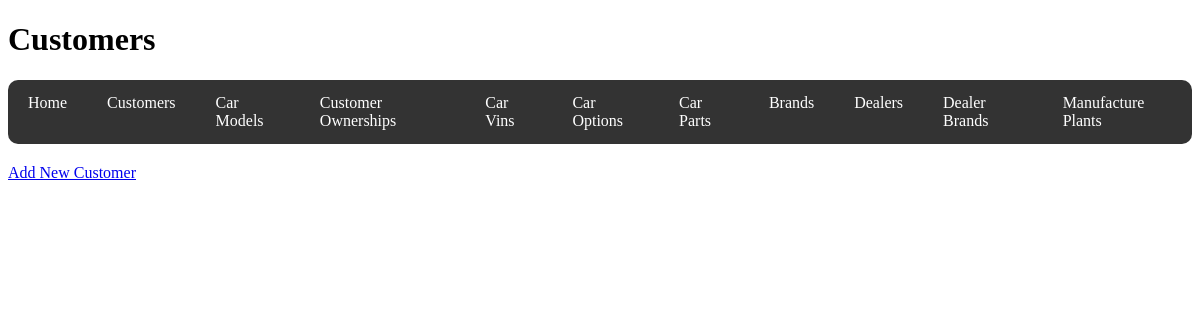
The page /customers on the database as committed earlier.
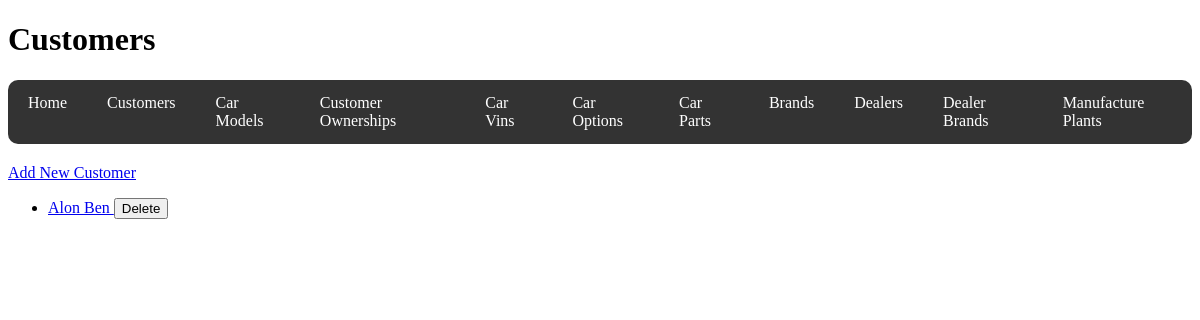
The same page on the database as committed later.
### code/models.py (models this page shows)
class Customer(db.Model):
    __tablename__ = "Customers"
    customer_id = db.Column(db.Integer, primary_key=True)
    first_name = db.Column(db.String(50))
    last_name = db.Column(db.String(50))
    gender = db.Column(db.String(6))
    household_income = db.Column(db.Integer)
    birthdate = db.Column(db.Date)
    phone_number = db.Column(db.String(10))
    email = db.Column(db.String(128))
    ownerships = db.relationship(
        "CustomerOwnership", back_populates="customer", cascade="all, delete-orphan"
    )

### code/routes/customers.py (the view, shortened to what this page needs)
@customers_bp.route("/customers", methods=["GET", "POST"])
def customers():
    customers = Customer.query.all()
    return render_template("customers.html", customers=customers)

### code/templates/customers.html
{% extends 'base.html' %} {% block title %}Customers{% endblock %} {% block
header %}
<h1>Customers</h1>
{% endblock %} {% block content %}
<a href="{{ url_for('customers.new_customer') }}">Add New Customer</a>
<ul>
  {% for customer in customers %}
  <li>
    <a
      href="{{ url_for('customers.view_customer', customer_id=customer.customer_id) }}"
    >
      {{ customer.first_name }} {{ customer.last_name }}
    </a>
    <form
      action="{{ url_for('customers.delete_customer', customer_id=customer.customer_id) }}"
      method="POST"
      style="display: inline"
    >
      <button type="submit">Delete</button>
    </form>
  </li>
  {% endfor %}
</ul>
{% endblock %}

### code/templates/base.html (shortened to what this page needs)
<!DOCTYPE html>
<html lang="en">
  <head>
  </head>
  <body>
    <div class="header">{% block header %}{% endblock %}</div>
    {% include '_navbar.html' %}
    <div class="content">{% block content %}{% endblock %}</div>
  </body>
</html>

### code/templates/_navbar.html
<nav>
  <ul>
    <li><a href="{{ url_for('home') }}">Home</a></li>
    <li><a href="{{ url_for('customers.customers') }}">Customers</a></li>
    <li><a href="{{ url_for('carmodels.car_models') }}">Car Models</a></li>
    <li>
      <a href="{{ url_for('ownerships.customer_ownerships') }}"
        >Customer Ownerships</a
      >
    </li>
    <li><a href="{{ url_for('carvins.carvins') }}">Car Vins</a></li>
    <li><a href="{{ url_for('caroptions.caroptions') }}">Car Options</a></li>
    <li><a href="{{ url_for('carparts.carparts') }}">Car Parts</a></li>
    <li><a href="{{ url_for('brands.brands') }}">Brands</a></li>
    <li><a href="{{ url_for('dealers.dealers') }}">Dealers</a></li>
    <li>
      <a href="{{ url_for('dealerbrands.dealer_brands') }}">Dealer Brands</a>
    </li>
    <li>
      <a href="{{ url_for('manufactureplants.manufacture_plants') }}"
        >Manufacture Plants</a
      >
    </li>
  </ul>
</nav>

### code/templates/base.html (style rules this page uses)
nav ul { list-style-type: none; padding: 0; margin: 0; display: flex; justify-content: flex-start; background-color: #333; border-radius: 10px; }
nav ul li { margin: 0; padding: 0; }
nav ul li a { display: block; padding: 14px 20px; text-decoration: none; color: white; border-radius: 10px; }
nav { margin-bottom: 20px; }

Rows that differ between the two databases and show on the page:
added Customer: first_name "Alon", last_name "Ben"
